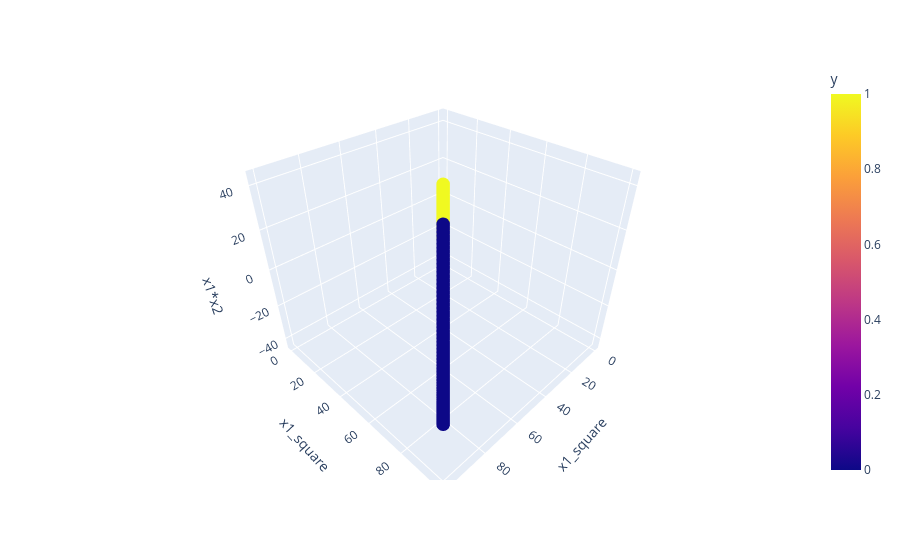

The notebook cell this image was saved under:
### Code cell
fig1=px.scatter_3d(df, x='x1_square', y='x1_square', z='x1*x2', color='y')
fig1.show()

### Figure 1 — Plotly figure (JSON) as saved in the notebook; plotly's stock layout.template omitted (floating-point values rounded to 4 significant figures; data arrays with more than 128 entries replaced by an {"elided": "..."} marker saying what was removed)
{"data": [{"hovertemplate": "x1_square=%{y}<br>x1*x2=%{z}<br>y=%{marker.color}<extra></extra>", "legendgroup": "", "marker": {"color": {"elided": "600 int values"}, "coloraxis": "coloraxis", "symbol": "circle"}, "mode": "markers", "name": "", "scene": "scene", "showlegend": false, "type": "scatter3d", "x": {"elided": "600 float values"}, "y": {"elided": "600 float values"}, "z": {"elided": "600 float values"}}], "layout": {"coloraxis": {"colorbar": {"title": {"text": "y"}}, "colorscale": [[0, "#0d0887"], [0.1111, "#46039f"], [0.2222, "#7201a8"], [0.3333, "#9c179e"], [0.4444, "#bd3786"], [0.5556, "#d8576b"], [0.6667, "#ed7953"], [0.7778, "#fb9f3a"], [0.8889, "#fdca26"], [1, "#f0f921"]]}, "legend": {"tracegroupgap": 0}, "margin": {"t": 60}, "scene": {"domain": {"x": [0, 1], "y": [0, 1]}, "xaxis": {"title": {"text": "x1_square"}}, "yaxis": {"title": {"text": "x1_square"}}, "zaxis": {"title": {"text": "x1*x2"}}}}}
